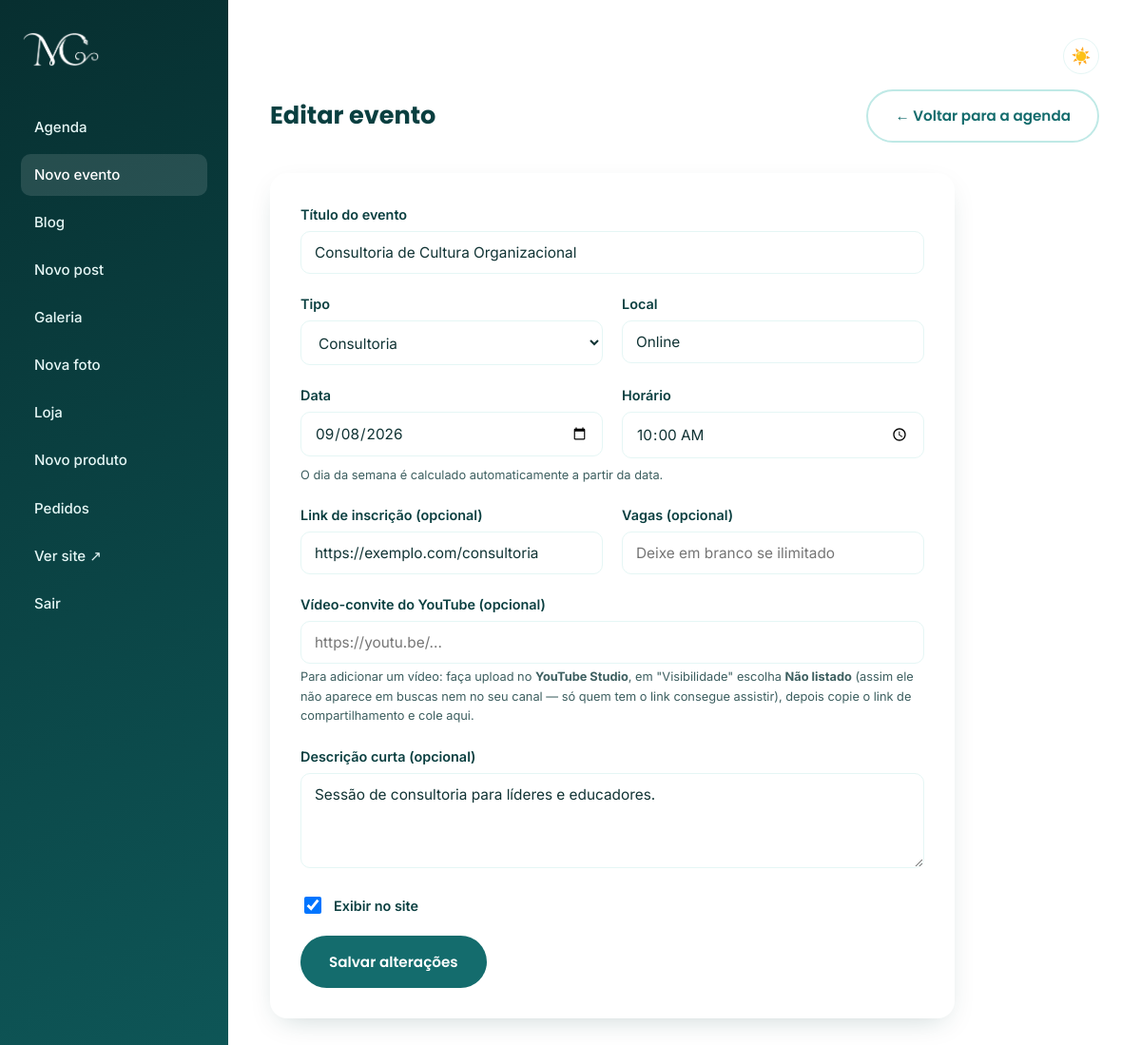
/admin/evento-form.php?id=2 (signed in), run on the app's committed database.
### tables this page shows
CREATE TABLE IF NOT EXISTS eventos (
    id INT UNSIGNED AUTO_INCREMENT PRIMARY KEY,
    titulo VARCHAR(255) NOT NULL,
    tipo ENUM('palestra', 'consultoria', 'workshop', 'outro') NOT NULL DEFAULT 'palestra',
    local VARCHAR(255) NOT NULL,
    link_inscricao VARCHAR(500) DEFAULT NULL,
    video_youtube_url VARCHAR(500) DEFAULT NULL,
    data_evento DATE NOT NULL,
    hora_evento TIME NOT NULL,
    vagas SMALLINT UNSIGNED DEFAULT NULL,
    descricao TEXT DEFAULT NULL,
    ativo TINYINT(1) NOT NULL DEFAULT 1,
    created_at TIMESTAMP NOT NULL DEFAULT CURRENT_TIMESTAMP,
    updated_at TIMESTAMP NOT NULL DEFAULT CURRENT_TIMESTAMP ON UPDATE CURRENT_TIMESTAMP,
    INDEX idx_data_evento (data_evento)
);

### includes/config.php (called while the page is built, shortened)
<?php
function db(): PDO
{
    static $pdo = null;
    if ($pdo === null) {
        $dsn = 'mysql:host=' . DB_HOST . ';dbname=' . DB_NAME . ';charset=utf8mb4';
        $pdo = new PDO($dsn, DB_USER, DB_PASS, [
            PDO::ATTR_ERRMODE => PDO::ERRMODE_EXCEPTION,
            PDO::ATTR_DEFAULT_FETCH_MODE => PDO::FETCH_ASSOC,
            PDO::ATTR_EMULATE_PREPARES => false,
        ]);
    }
    return $pdo;
}

### includes/functions.php (called while the page is built, shortened)
<?php
require_once __DIR__ . '/config.php';
function e(?string $value): string
{
    return htmlspecialchars($value ?? '', ENT_QUOTES, 'UTF-8');
}
function buscar_evento(int $id): ?array
{
    $stmt = db()->prepare('SELECT * FROM eventos WHERE id = ?');
    $stmt->execute([$id]);
    $evento = $stmt->fetch();
    return $evento ?: null;
}

### admin/evento-form.php (the view, shortened to what this page needs)
<?php
require_once __DIR__ . '/../includes/functions.php';
$id = isset($_GET['id']) ? (int) $_GET['id'] : (isset($_POST['id']) ? (int) $_POST['id'] : null);
$evento = $id ? buscar_evento($id) : null;
$valores = $evento ?? [
    'titulo' => '', 'tipo' => 'palestra', 'local' => '', 'link_inscricao' => '', 'video_youtube_url' => '',
    'data_evento' => '', 'hora_evento' => '', 'vagas' => '', 'descricao' => '', 'ativo' => 1,
];
require __DIR__ . '/includes/admin_header.php';
?>
<div class="admin-topbar">
  <h1><?= $id ? 'Editar evento' : 'Novo evento' ?></h1>
  <a href="/admin/eventos.php" class="btn btn-ghost">← Voltar para a agenda</a>
</div>
<div class="card" style="max-width:720px;">
  <form method="post" novalidate>
    <div class="form-group">
      <label for="titulo">Título do evento</label>
      <input class="form-control" type="text" id="titulo" name="titulo" required value="<?= e($valores['titulo']) ?>" placeholder="Ex: Palestra sobre Diálogo e World Café">
    </div>
    <div class="form-row">
      <div class="form-group">
        <label for="tipo">Tipo</label>
        <select class="form-control" id="tipo" name="tipo">
          <?php foreach (['palestra' => 'Palestra', 'consultoria' => 'Consultoria', 'workshop' => 'Workshop', 'outro' => 'Outro'] as $val => $label): ?>
            <option value="<?= e($val) ?>" <?= $valores['tipo'] === $val ? 'selected' : '' ?>><?= e($label) ?></option>
          <?php endforeach; ?>
        </select>
      </div>
      <div class="form-group">
        <label for="local">Local</label>
        <input class="form-control" type="text" id="local" name="local" required value="<?= e($valores['local']) ?>" placeholder="Ex: São Paulo, SP ou Online">
      </div>
    </div>
    <div class="form-row">
      <div class="form-group">
        <label for="data_evento">Data</label>
        <input class="form-control" type="date" id="data_evento" name="data_evento" required value="<?= e($valores['data_evento']) ?>">
      </div>
      <div class="form-group">
        <label for="hora_evento">Horário</label>
        <input class="form-control" type="time" id="hora_evento" name="hora_evento" required value="<?= e(substr($valores['hora_evento'] ?? '', 0, 5)) ?>">
      </div>
    </div>
    <p class="form-hint" style="margin-top:-12px; margin-bottom:20px;">O dia da semana é calculado automaticamente a partir da data.</p>
    <div class="form-row">
      <div class="form-group">
        <label for="link_inscricao">Link de inscrição (opcional)</label>
        <input class="form-control" type="url" id="link_inscricao" name="link_inscricao" value="<?= e($valores['link_inscricao']) ?>" placeholder="https://...">
      </div>
      <div class="form-group">
        <label for="vagas">Vagas (opcional)</label>
        <input class="form-control" type="number" min="0" id="vagas" name="vagas" value="<?= e((string) $valores['vagas']) ?>" placeholder="Deixe em branco se ilimitado">
      </div>
    </div>
    <div class="form-group">
      <label for="video_youtube_url">Vídeo-convite do YouTube (opcional)</label>
      <input class="form-control" type="url" id="video_youtube_url" name="video_youtube_url" value="<?= e($valores['video_youtube_url']) ?>" placeholder="https://youtu.be/...">
      <p class="form-hint">Para adicionar um vídeo: faça upload no <strong>YouTube Studio</strong>, em "Visibilidade" escolha <strong>Não listado</strong> (assim ele não aparece em buscas nem no seu canal — só quem tem o link consegue assistir), depois copie o link de compartilhamento e cole aqui.</p>
    </div>
    <div class="form-group">
      <label for="descricao">Descrição curta (opcional)</label>
      <textarea class="form-control" id="descricao" name="descricao" rows="3"><?= e($valores['descricao']) ?></textarea>
    </div>
    <div class="form-group" style="display:flex; align-items:center; gap:10px;">
      <input type="checkbox" id="ativo" name="ativo" value="1" <?= $valores['ativo'] ? 'checked' : '' ?> style="width:18px; height:18px;">
      <label for="ativo" style="margin:0;">Exibir no site</label>
    </div>
    <button type="submit" class="btn btn-teal"><?= $id ? 'Salvar alterações' : 'Criar evento' ?></button>
  </form>
</div>
<?php require __DIR__ . '/includes/admin_footer.php'; ?>

### assets/css/style.css (style rules this page uses)
:root { --teal-950: #072f30; --teal-900: #0a3f40; --teal-800: #0e5657; --teal-700: #146c6d; --teal-600: #1a8586; --teal-500: #229c9c; --teal-400: #4fb8b6; --teal-300: #8fd7d3; --teal-200: #bfe9e6; --teal-100: #e5f6f5; --teal-50: #f3fbfa; --accent-600: #b5652f; --accent-500: #c97b45; --accent-100: #f6e3d3; --ink: #103334; --ink-soft: #3d5f60; --white: #ffffff; --font-heading: 'Poppins', 'Segoe UI', sans-serif; --font-body: 'Inter', 'Segoe UI', sans-serif; --radius-sm: 10px; --radius-md: 18px; --radius-lg: 32px; --shadow-soft: 0 20px 45px -20px rgba(10, 63, 64, 0.35); --shadow-card: 0 10px 30px -12px rgba(10, 63, 64, 0.25); --container-w: 1140px; --bg-page: var(--white); --bg-surface: var(--white); --bg-tint: var(--teal-50); --text-body: var(--ink); --text-heading: var(--teal-900); --text-soft: var(--ink-soft); --border-soft: var(--teal-100); --header-bg: rgba(255, 255, 255, 0.92); --tag-bg: var(--teal-100); --tag-text: var(--teal-800); --alert-error-bg: #fbeae7; --alert-error-text: #a63a2b; --alert-error-border: #f2c6bd; --alert-success-bg: #e4f5ee; --alert-success-text: #1e7a52; --alert-success-border: #bfe6d4; --whatsapp-bg: #25d366; --whatsapp-fg: #ffffff; }
* { box-sizing: border-box; }
html { scroll-behavior: smooth; }
body { margin: 0; font-family: var(--font-body); color: var(--text-body); background: var(--bg-page); line-height: 1.6; -webkit-font-smoothing: antialiased; transition: background-color 0.2s ease, color 0.2s ease; }
h1, h2, h3, h4 { font-family: var(--font-heading); font-weight: 700; line-height: 1.15; margin: 0 0 0.5em; color: var(--text-heading); }
p { margin: 0 0 1em; }
a { color: var(--teal-700); text-decoration: none; }
.btn { display: inline-flex; align-items: center; gap: 8px; font-family: var(--font-heading); font-weight: 600; font-size: 0.95rem; padding: 14px 28px; border-radius: 999px; border: 2px solid transparent; cursor: pointer; transition: transform 0.15s ease, box-shadow 0.15s ease, background 0.15s ease, color 0.15s ease; }
.btn-teal { background: var(--teal-700); color: var(--white); }
.btn-ghost { background: transparent; color: var(--teal-700); border-color: var(--teal-200); }
.card { background: var(--bg-surface); border-radius: var(--radius-md); box-shadow: var(--shadow-card); padding: 32px; }
.admin-body { background: var(--bg-page); min-height: 100vh; }
.admin-topbar { display: flex; justify-content: space-between; align-items: center; margin-bottom: 32px; gap: 16px; flex-wrap: wrap; }
.admin-topbar h1 { margin: 0; font-size: 1.6rem; }
.form-group { margin-bottom: 20px; }
.form-group label { display: block; font-weight: 600; font-size: 0.9rem; margin-bottom: 6px; color: var(--text-heading); }
.form-control { width: 100%; padding: 12px 14px; border: 1.5px solid var(--border-soft); border-radius: var(--radius-sm); font-family: var(--font-body); font-size: 0.96rem; background: var(--bg-surface); color: var(--text-body); }
textarea.form-control { resize: vertical; min-height: 100px; }
.form-row { display: grid; grid-template-columns: 1fr 1fr; gap: 20px; }
.form-hint { font-size: 0.8rem; color: var(--text-soft); margin-top: 4px; }

### data on the page
eventos: titulo "Consultoria de Cultura Organizacional", tipo "Consultoria", local "Online", data_evento "09/08/2026", hora_evento "10:00", link_inscricao "https://exemplo.com/consultoria", descricao "Sessão de consultoria para líderes e educadores.", ativo "☑"
